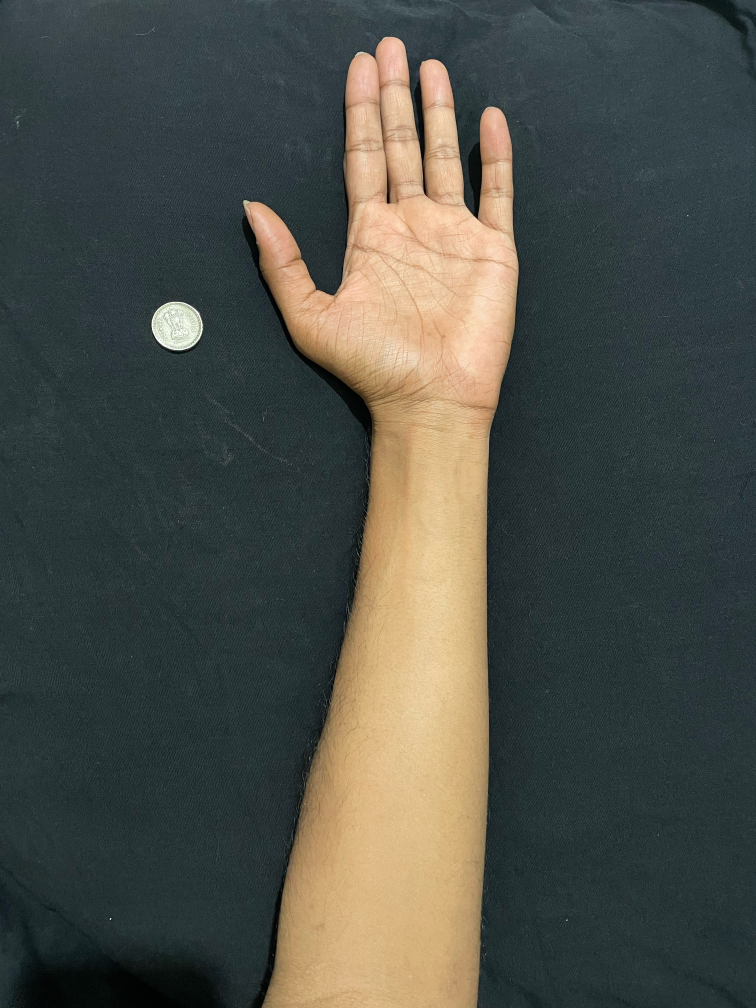
#> input picture image0.jpeg, 3024 x 4032 px (shown at 1/4 size)
$ python draw.py   (older library calls are emulated)
#> lines starting #> are read from the running program, lines starting #| are printed output that depends on the picture; after the words box and inside, x2 and y2 are one past the last pixel; in counts of white or black regions, pixels touching at a corner belong together
#> further down, img is the input picture: shape (4032, 3024, 3); mean B, G, R 72.1, 79.2, 76.6
### utils.py
import cv2
def resizeWithAspectRatio(image, width=None, height=None, inter=cv2.INTER_AREA):
#> called with width = 600, inter = 3
    dim = None
    (h, w) = image.shape[:2]
#> h = 4032; w = 3024

    if width is None and height is None:
        return image
    if width is None:
        r = height / float(h)
        dim = (int(w * r), height)
    else:
        r = width / float(w)
#> r = 0.198
        dim = (width, int(h * r))
#> dim = (600, 800)

    return cv2.resize(image, dim, interpolation=inter)
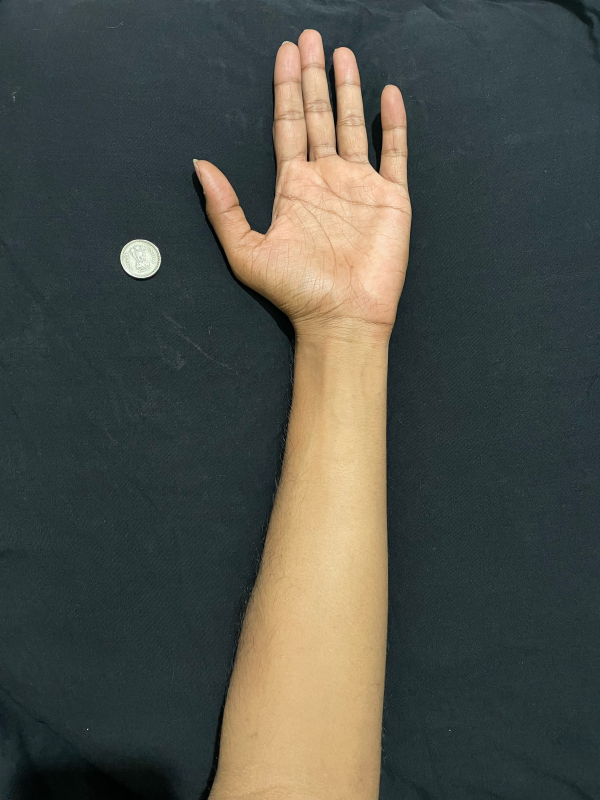
#> returned value: shape (800, 600, 3); mean of channels 0, 1, 2 72.1, 79.2, 76.6; drawn as B, G, R

def midpoint(ptA, ptB):
	return ((ptA[0] + ptB[0]) * 0.5, (ptA[1] + ptB[1]) * 0.5)

def getCalculatedSize(calculatedPixelLength, knownObjectPixelLength, knownObjectActualLength):

    return calculatedPixelLength*knownObjectActualLength/knownObjectPixelLength

### draw.py
import cv2
import numpy as np
from scipy.spatial import distance as dist
import utils
import imutils
from imutils import perspective
from imutils import contours

drawing = False # true if mouse is pressed
pt1_x , pt1_y = None , None
points = []
coinActualSize = 23
dA, dB = None, None

# mouse callback function
def line_drawing(event,x,y,flags,param):
    global pt1_x,pt1_y,drawing, points

    if event==cv2.EVENT_LBUTTONDOWN:
        drawing=True
        pt1_x,pt1_y=x,y
        points.append((x,y))

    elif event==cv2.EVENT_MOUSEMOVE:
        if drawing==True:
            cv2.line(orig,(pt1_x,pt1_y),(x,y),color=(255,255,255),thickness=2)
            pt1_x,pt1_y=x,y
            points.append((x,y))
    elif event==cv2.EVENT_LBUTTONUP:
        drawing=False
        cv2.line(orig,(pt1_x,pt1_y),(x,y),color=(255,255,255),thickness=2)
        total_dist = 0
        for i in range(1, len(points)):
            adj_distance = dist.euclidean(points[i-1], points[i] )
            total_dist += adj_distance

        calc_length = utils.getCalculatedSize(total_dist, coinD1, coinActualSize)
        print("Total distance is " + str(calc_length) + " mm")
        cv2.putText(orig,  "{:.1f}mm".format(calc_length), (x + 10, y), cv2.FONT_HERSHEY_SIMPLEX,
		0.65, (255, 255, 255), 2)

        points = []


# img = np.zeros((512,512,3), np.uint8)
img = cv2.imread('image0.jpeg')
img = utils.resizeWithAspectRatio(img, width=600)

gray = cv2.cvtColor(img, cv2.COLOR_BGR2GRAY)
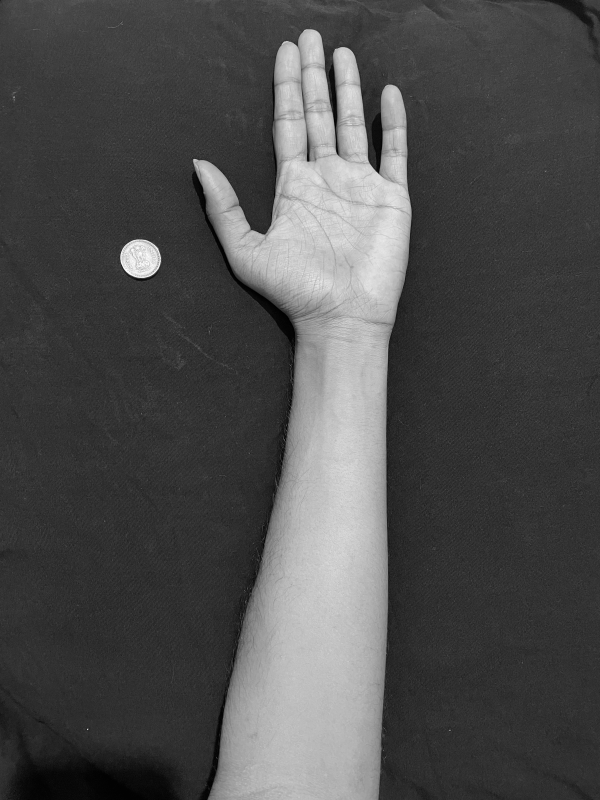
#> gray: shape (800, 600); min 1, max 252, mean 77.6
gray = cv2.GaussianBlur(gray, (7, 7), 0)
# perform edge detection, then perform a dilation + erosion to
# close gaps in between object edges
edged = cv2.Canny(gray, 50, 100)
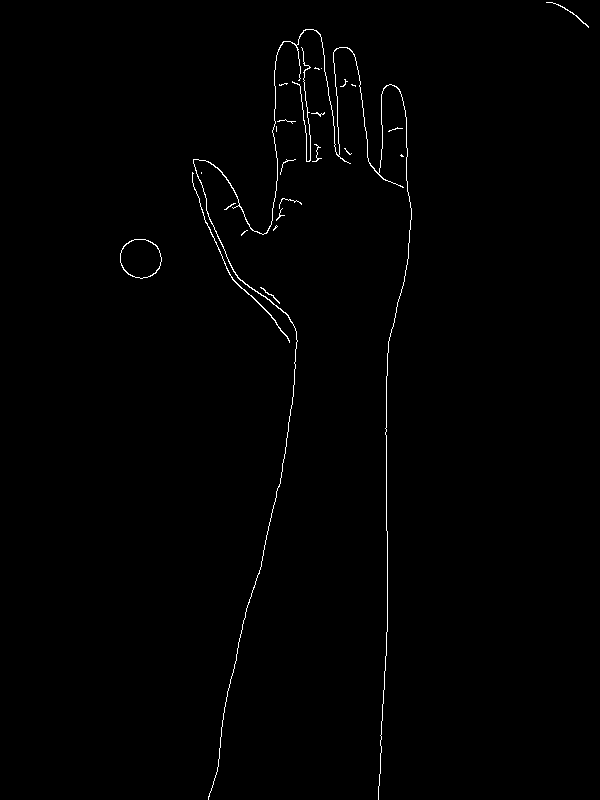
#> edged: shape (800, 600); 0.71% white in thin lines or dots, all inside (x1, y1, x2, y2) = (120, 2, 589, 800)
edged = cv2.dilate(edged, None, iterations=1)
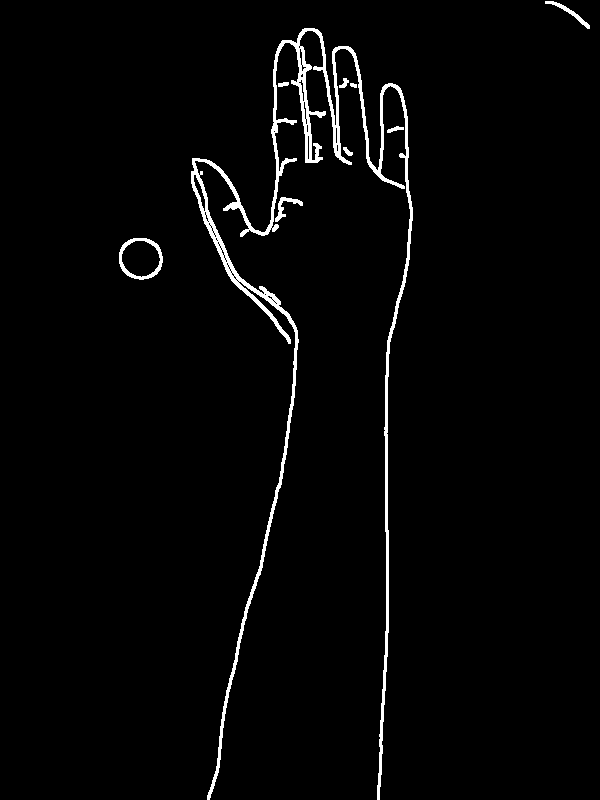
#> edged: shape (800, 600); 2.3% white; 9 white regions, largest, box (x1, y1, x2, y2) and area: (191, 28, 413, 800) 9998, (119, 238, 163, 280) 466, (545, 1, 590, 29) 206
edged = cv2.erode(edged, None, iterations=1)
# find contours in the edge map
cnts = cv2.findContours(edged.copy(), cv2.RETR_EXTERNAL,
	cv2.CHAIN_APPROX_SIMPLE)
#> cnts = 15 contours, 11 with area under 20; largest, box (x1, y1, x2, y2) and area: (120, 239, 162, 279) 1265, (192, 29, 412, 800) 630, (276, 198, 302, 221) 22, (546, 2, 589, 28) 20
cnts = imutils.grab_contours(cnts)
# sort the contours from left-to-right and initialize the
# 'pixels per metric' calibration variable
(cnts, _) = contours.sort_contours(cnts)

#drawing bounding box for coin
coint_cnt = cnts[0]
#> coint_cnt = contour of 64 points, box (x1, y1, x2, y2) (120, 239, 162, 279), area 1265
orig = img.copy()
box = cv2.minAreaRect(coint_cnt)
#> box = ((140.5, 258.5), (39, 41), -90)
box = cv2.cv.BoxPoints(box) if imutils.is_cv2() else cv2.boxPoints(box)
#> box = ((161, 278), (120, 278), (120, 239), (161, 239))
box = np.array(box, dtype="int")
#> box = [[161, 278], [120, 278], [120, 239], [161, 239]]

box = perspective.order_points(box)
#> box = [[120, 239], [161, 239], [161, 278], [120, 278]]
cv2.drawContours(orig, [box.astype("int")], -1, (0, 255, 0), 2)
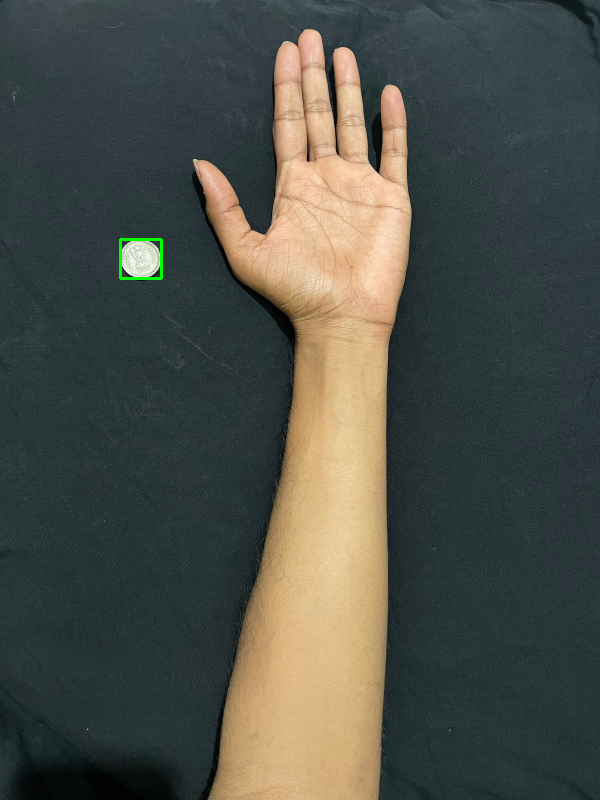
#> orig: shape (800, 600, 3); 0.1% of pixels changed, all inside (x1, y1, x2, y2) = (119, 238, 163, 280)
for (x, y) in box:
	cv2.circle(orig, (int(x), int(y)), 5, (0, 0, 255), -1)
#> this loop made 4 passes
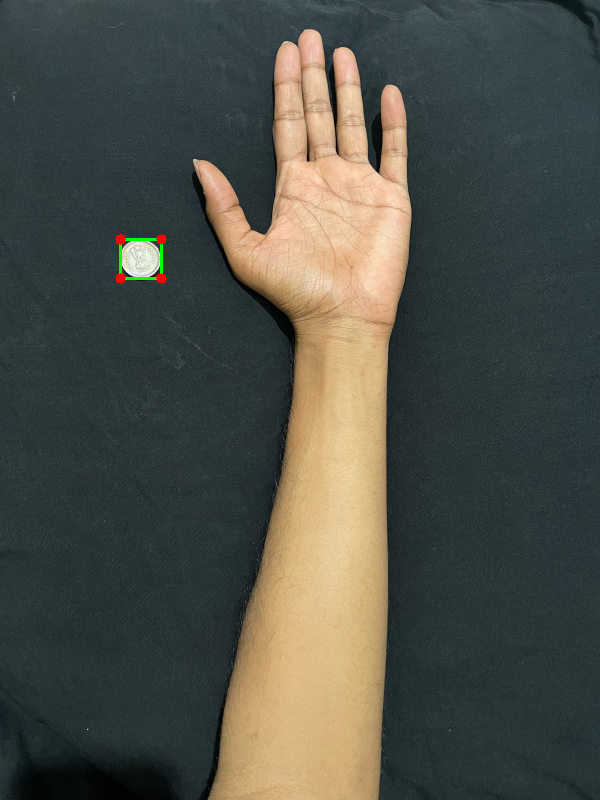
#> orig: shape (800, 600, 3); 0.07% of pixels changed, all inside (x1, y1, x2, y2) = (115, 234, 167, 284)

(tl, tr, br, bl) = box
#> tl = [120, 239]; tr = [161, 239]; br = [161, 278]; bl = [120, 278]
(tltrX, tltrY) = utils.midpoint(tl, tr)
#> tltrX = 140.5; tltrY = 239
(blbrX, blbrY) = utils.midpoint(bl, br)
#> blbrX = 140.5; blbrY = 278

(tlblX, tlblY) = utils.midpoint(tl, bl)
#> tlblX = 120; tlblY = 258.5
(trbrX, trbrY) = utils.midpoint(tr, br)
#> trbrX = 161; trbrY = 258.5

# [7 lines of commented-out code are left out]


coinD1 = dist.euclidean((tltrX, tltrY), (blbrX, blbrY))
#> coinD1 = 39
coinD2 = dist.euclidean((tlblX, tlblY), (trbrX, trbrY))
#> coinD2 = 41


# dimA = dA / pixelsPerMetric
# dimB = dB / pixelsPerMetric

cv2.putText(orig, "{:.1f}mm".format(utils.getCalculatedSize(coinD1, coinD1, coinActualSize)),
		(int(tltrX - 15), int(tltrY - 10)), cv2.FONT_HERSHEY_SIMPLEX,
		0.65, (255, 255, 255), 2)
cv2.putText(orig, "{:.1f}mm".format(utils.getCalculatedSize(coinD1, coinD1, coinActualSize)),
		(int(trbrX + 10), int(trbrY)), cv2.FONT_HERSHEY_SIMPLEX,
		0.65, (255, 255, 255), 2)
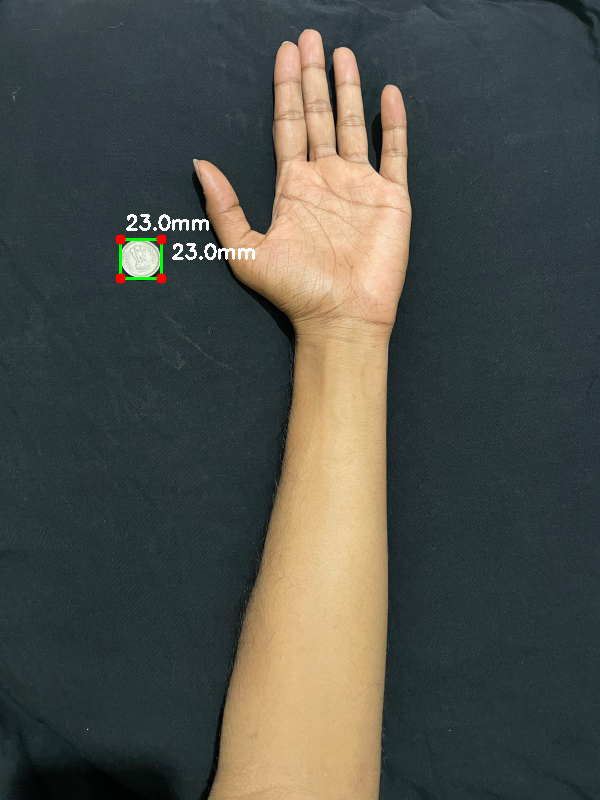
#> orig: shape (800, 600, 3); mean B, G, R 72.4, 79.8, 77.1

cv2.namedWindow('test draw')
cv2.setMouseCallback('test draw',line_drawing)

while(1):
    cv2.imshow('test draw',orig)
    if cv2.waitKey(1) & 0xFF == 27:
#> (key Esc is pressed here)
        break
cv2.destroyAllWindows()
